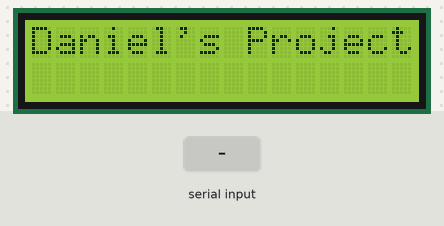
A sketch run on a simulated Arduino Uno, built with avr-gcc and run on an emulated ATmega328P. Parts: 16×2 character LCD. The test bench sets the inputs (shaded band). What the sketch prints to the serial monitor is not drawn.

Above: at 1.2 s.
1.3 s: "90 45\n" received over Serial
At 2.1 s:
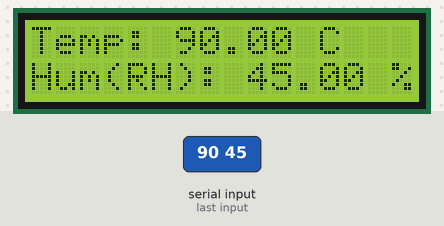
2.8 s: "5\n" received over Serial
At 3.1 s:
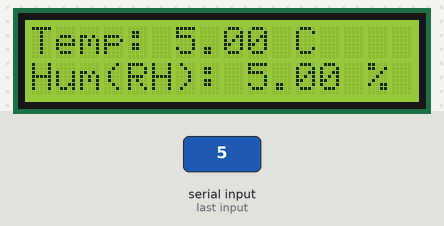
4.3 s: "1 90 45\n" received over Serial
At 5.7 s:
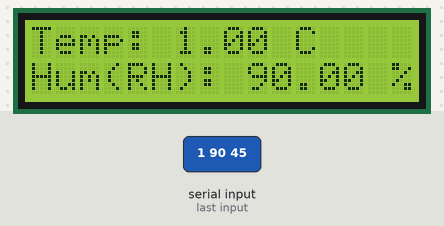
Timing chart, 0 to 7.3 s (numbered marks = the images above; inputs shaded):
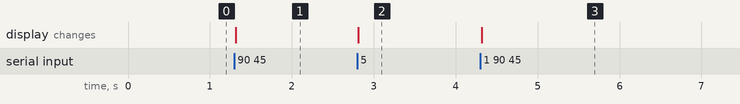

The sketch:

ArduinoUnoTelegramBotProject.ino
```cpp
// Arduino Uno Code
// include the library code:
#include <LiquidCrystal.h>

// initialize the library by associating any needed LCD interface pin
// with the arduino pin number it is connected to
const int rs = 12, en = 11, d4 = 5, d5 = 4, d6 = 3, d7 = 2;
LiquidCrystal lcd(rs, en, d4, d5, d6, d7);

void setup() {
  Serial.begin(9600); // Initialize serial communication for debugging
  // set up the LCD's number of columns and rows:
  lcd.begin(16, 2);
  lcd.setCursor(0, 0);
  lcd.print("Daniel's Project");
}

void loop() {
  if (Serial.available()) {          // Check if data is available to read
    String message = Serial.readStringUntil('\n'); // Read until newline
    Serial.println("Received: " + message); // Print the received message

    // Split the message into temperature and humidity
    int spaceIndex = message.indexOf(' ');  // Find the space separator
    String tempString = message.substring(0, spaceIndex);  // Extract temperature as a substring
    String humidityString = message.substring(spaceIndex + 1);  // Extract humidity as a substring

    // Convert the substrings to float values
    float temp = tempString.toFloat();
    float humidity = humidityString.toFloat();
    lcd.clear();
    // Print the Temperature on the LCD
    lcd.setCursor(0, 0);
    lcd.print("Temp: ");
    lcd.print(temp);
    lcd.print(" C");

    // Print the Humidity on the LCD
    lcd.setCursor(0, 1);
    lcd.print("Hum(RH): ");
    lcd.print(humidity);
    lcd.print(" %");
  }
}
```

Measured:
- after the input at 1.3 s, the display: changes at once (image 1)
- after the input at 2.8 s, the display: changes at once (image 2)
- after the input at 4.3 s, the display: changes at once (image 3)
